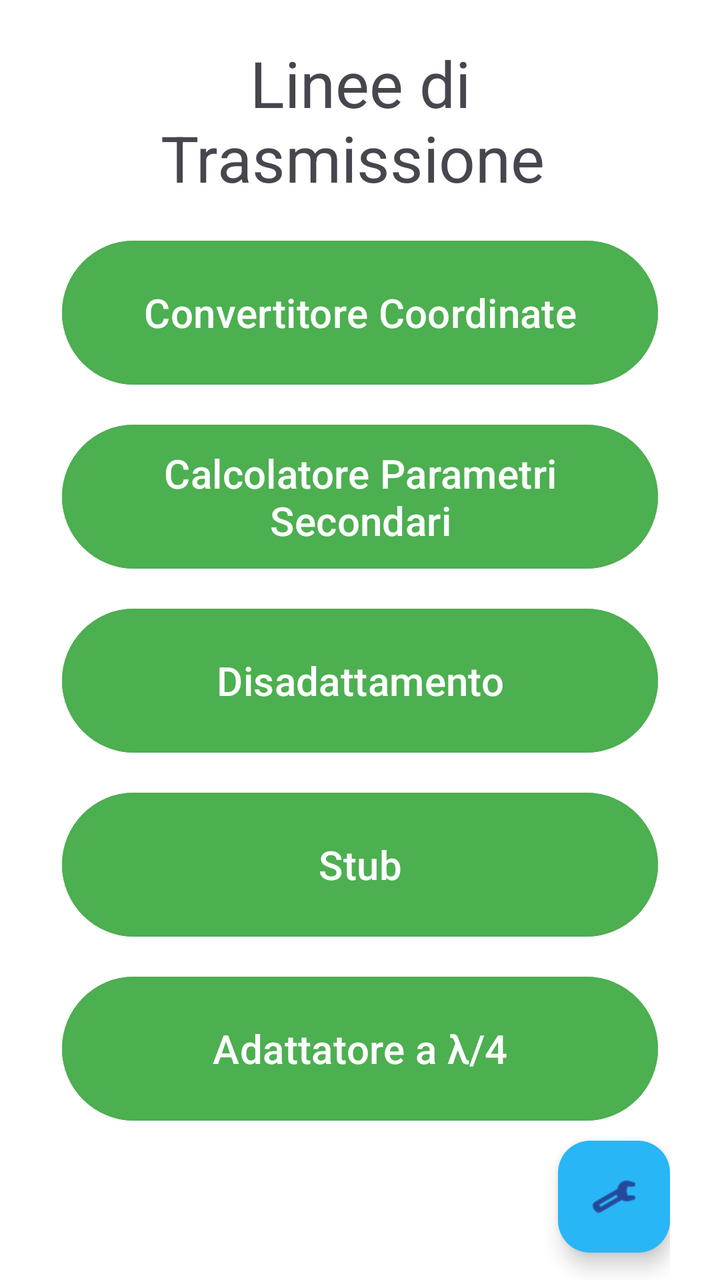
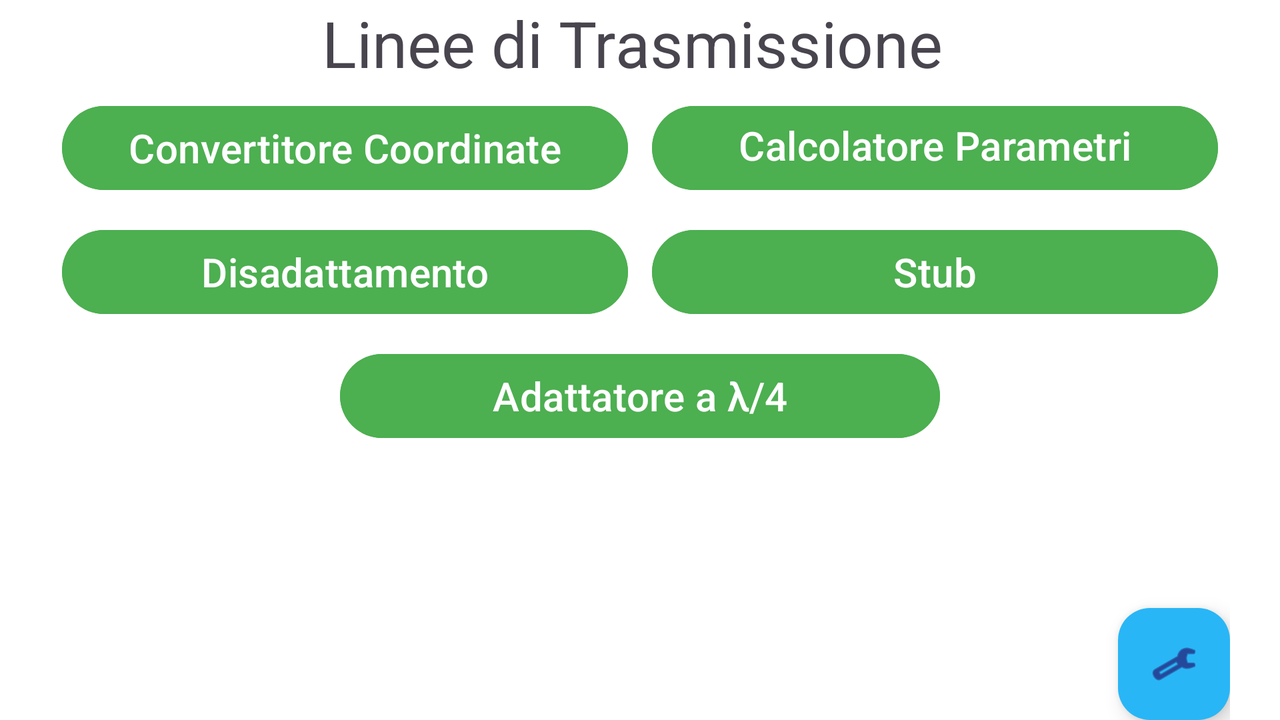

First picture: res/layout/ on a phone held upright. Second picture: the repository's own variant of that layout, on a device whose configuration matches the variant's folder. Source for both follows.
<!-- AndroidManifest.xml: application theme Theme.EsameSoftwareTLC -->
<!-- res/layout/activity_main.xml -->
<?xml version="1.0" encoding="utf-8"?>
<LinearLayout xmlns:android="http://schemas.android.com/apk/res/android"
    xmlns:app="http://schemas.android.com/apk/res-auto"
    xmlns:tools="http://schemas.android.com/tools"
    android:layout_width="match_parent"
    android:layout_height="match_parent"
    android:layout_marginStart="25dp"
    android:layout_marginEnd="25dp"
    android:layout_weight="1"
    android:orientation="vertical"
    tools:context=".MainActivity">

    <TextView
        android:layout_width="match_parent"
        android:layout_height="wrap_content"
        android:layout_marginTop="20dp"
        android:layout_marginBottom="10dp"
        android:text="@string/activity_title"
        android:textAlignment="center"
        android:textSize="32sp" />

    <Button
        style="@style/button_main"
        android:layout_width="match_parent"
        android:layout_height="80dp"
        android:layout_gravity="center"
        android:onClick="polarToAlgebra"
        android:text="@string/Button1"
        android:textAlignment="center" />

    <Button
        style="@style/button_main"
        android:layout_width="match_parent"
        android:layout_height="80dp"
        android:onClick="calcSecParameter"
        android:text="@string/Button2" />

    <Button
        style="@style/button_main"
        android:layout_width="match_parent"
        android:layout_height="80dp"
        android:onClick="calcDisad"
        android:text="@string/Button3" />

    <Button
        style="@style/button_main"
        android:layout_width="match_parent"
        android:layout_height="80dp"
        android:onClick="calcStub"
        android:text="@string/Button4" />

    <Button
        style="@style/button_main"
        android:layout_width="match_parent"
        android:layout_height="80dp"
        android:onClick="calcLambdaQuarti"
        android:text="@string/Button5" />

    <Space
        android:layout_width="match_parent"
        android:layout_height="0dp"
        android:layout_weight="1" />

    <com.google.android.material.floatingactionbutton.FloatingActionButton
        android:id="@+id/floatingActionButton"
        style="@style/buttonSettings"
        android:layout_width="match_parent"
        android:layout_height="wrap_content"
        android:layout_gravity="right"
        android:layout_marginBottom="20sp"
        android:clickable="true"
        android:contentDescription="@string/settings_button"
        android:onClick="openSettings"
        app:srcCompat="@android:drawable/ic_menu_preferences" />

   </LinearLayout>
<!-- resources referenced by this layout -->
<resources>
  <string name="Button1">Convertitore Coordinate</string>
  <string name="Button2">Calcolatore Parametri Secondari</string>
  <string name="Button3">Disadattamento</string>
  <string name="Button4">Stub</string>
  <string name="Button5">Adattatore a λ/4</string>
  <string name="activity_title">"Linee di Trasmissione "</string>
  <string name="settings_button">Impostazioni</string>
  <style name="buttonSettings">
          <item name="android:backgroundTint">@color/buttonSettingsColor_light</item>
      </style>
  <style name="button_main">
          <item name="android:backgroundTint">@color/buttonColor_light</item>
          <item name="android:textSize">20sp</item>
          <item name="android:layout_height">80dp</item>
          <item name="android:layout_gravity">center</item>
          <item name="android:textColor">@color/buttonFont_light</item>
          <item name="android:layout_margin">6dp</item>
      </style>
  <style name="Theme.EsameSoftwareTLC" parent="Base.Theme.EsameSoftwareTLC" />
  <color name="buttonSettingsColor_light">#FF29B6F6</color>
  <color name="buttonColor_light">#4CAF50</color>
  <color name="buttonFont_light">#FFFFFF</color>
  <style name="Base.Theme.EsameSoftwareTLC" parent="Theme.Material3.DayNight.NoActionBar">
          
          
          <item name="android:windowBackground">@color/backLight</item>
      </style>
  <color name="backLight">#FFFFFF</color>
</resources>
<!-- res/layout-land/activity_main.xml (the repository's variant of the layout above) -->
<!-- drawn on the phone turned sideways -->
<?xml version="1.0" encoding="utf-8"?>
<LinearLayout xmlns:android="http://schemas.android.com/apk/res/android"
    xmlns:app="http://schemas.android.com/apk/res-auto"
    xmlns:tools="http://schemas.android.com/tools"
    android:layout_width="match_parent"
    android:layout_height="match_parent"
    android:layout_marginStart="25dp"
    android:layout_marginEnd="25dp"
    android:orientation="vertical"
    tools:context=".MainActivity">

    <TextView
        android:layout_width="match_parent"
        android:layout_height="wrap_content"
        android:text="@string/activity_title"
        android:textAlignment="center"
        android:textSize="32sp" />
    <LinearLayout
        android:layout_width="match_parent"
        android:layout_height="wrap_content"
        android:orientation="horizontal">
        <Button
            style="@style/button_main"
            android:layout_width="0dp"
            android:layout_height="50dp"
            android:layout_gravity="center"
            android:layout_weight="1"
            android:onClick="polarToAlgebra"
            android:text="@string/Button1"
            android:textAlignment="center" />
        <Button
            style="@style/button_main"
            android:layout_width="0dp"
            android:layout_height="50dp"
            android:layout_weight="1"
            android:onClick="calcSecParameter"
            android:text="@string/Button2" />
        </LinearLayout>
        <LinearLayout
            android:layout_width="match_parent"
            android:layout_height="wrap_content"
            android:orientation="horizontal">
            <Button
                style="@style/button_main"
                android:layout_width="0dp"
                android:layout_height="50dp"
                android:layout_weight="1"
                android:onClick="calcDisad"
                android:text="@string/Button3" />
            <Button
                style="@style/button_main"
                android:layout_width="0dp"
                android:layout_height="50dp"
                android:layout_weight="1"
                android:onClick="calcStub"
                android:text="@string/Button4" />
        </LinearLayout>
        <Button
            style="@style/button_main"
            android:layout_width="300dp"
            android:layout_height="50dp"
            android:onClick="calcLambdaQuarti"
            android:text="@string/Button5" />
    <Space
        android:layout_width="match_parent"
        android:layout_height="0sp"
        android:layout_weight="1"/>

    <com.google.android.material.floatingactionbutton.FloatingActionButton
        android:id="@+id/floatingActionButton"
        android:layout_width="match_parent"
        android:layout_height="wrap_content"
        android:layout_gravity="right"
        android:clickable="true"
        android:contentDescription="@string/settings_button"
        android:onClick="openSettings"
        style="@style/buttonSettings"
        app:srcCompat="@android:drawable/ic_menu_preferences" />

</LinearLayout>
